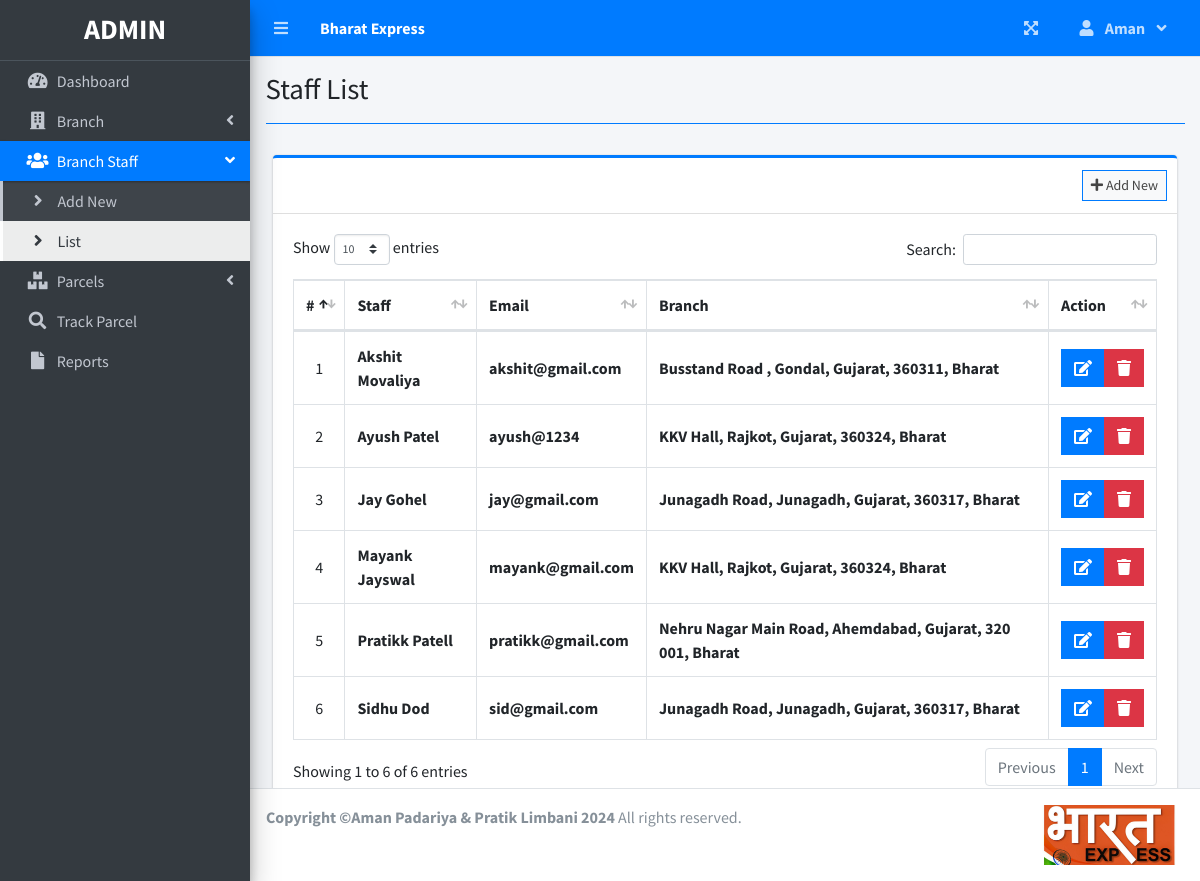
The page /index.php?page=staff_list (signed in) on the database its author committed.
### tables this page shows
CREATE TABLE `users` (
  `id` int(30) NOT NULL,
  `firstname` varchar(200) NOT NULL,
  `lastname` varchar(200) NOT NULL,
  `email` varchar(200) NOT NULL,
  `password` text NOT NULL,
  `type` tinyint(1) NOT NULL DEFAULT 2 COMMENT '1 = admin, 2 = staff',
  `branch_id` int(30) NOT NULL,
  `date_created` datetime NOT NULL DEFAULT current_timestamp()
);

### staff_list.php (the view, shortened to what this page needs)
<?php include'db_connect.php' ?>
<div class="col-lg-12">
	<div class="card card-outline card-primary">
		<div class="card-header">
			<div class="card-tools">
				<a class="btn btn-block btn-sm btn-default btn-flat border-primary " href="./index.php?page=new_staff"><i class="fa fa-plus"></i> Add New</a>
			</div>
		</div>
		<div class="card-body">
			<table class="table tabe-hover table-bordered" id="list">
				<!-- <colgroup>
					<col width="5%">
					<col width="15%">
					<col width="25%">
					<col width="25%">
					<col width="15%">
				</colgroup> -->
				<thead>
					<tr>
						<th class="text-center">#</th>
						<th>Staff</th>
						<th>Email</th>
						<th>Branch</th>
						<th>Action</th>
					</tr>
				</thead>
				<tbody>
					<?php
					$i = 1;
					$qry = $conn->query("SELECT u.*,concat(u.firstname,' ',u.lastname) as name,concat(b.street,', ',b.city,', ',b.state,', ',b.zip_code,', ',b.country) as baddress FROM users u inner join branches b on b.id = u.branch_id where u.type = 2 order by concat(u.firstname,' ',u.lastname) asc ");
					while($row= $qry->fetch_assoc()):
					?>
					<tr>
						<td class="text-center"><?php echo $i++ ?></td>
						<td><b><?php echo ucwords($row['name']) ?></b></td>
						<td><b><?php echo ($row['email']) ?></b></td>
						<td><b><?php echo ucwords($row['baddress']) ?></b></td>
						<td class="text-center">
		                    <div class="btn-group">
		                        <a href="index.php?page=edit_staff&id=<?php echo $row['id'] ?>" class="btn btn-primary btn-flat ">
		                          <i class="fas fa-edit"></i>
		                        </a>
		                        <button type="button" class="btn btn-danger btn-flat delete_staff" data-id="<?php echo $row['id'] ?>">
		                          <i class="fas fa-trash"></i>
		                        </button>
	                      </div>
						</td>
					</tr>
				<?php endwhile; ?>
				</tbody>
			</table>
		</div>
	</div>
</div>

### index.php (shortened to what this page needs)
<!DOCTYPE html>
<html lang="en">
<?php
	include 'header.php'
?>
<body class="hold-transition sidebar-mini layout-fixed layout-navbar-fixed layout-footer-fixed">
<div class="wrapper">
  <?php include 'topbar.php' ?>
  <?php include 'sidebar.php' ?>
  <div class="content-wrapper">
    <div class="content-header">
      <div class="container-fluid">
        <div class="row mb-2">
          <div class="col-sm-6">
            <h1 class="m-0"><?php echo $title ?></h1>
          </div>
        </div>
            <hr class="border-primary">
      </div>
    </div>
    <section class="content">
      <div class="container-fluid">
         <?php
            $page = isset($_GET['page']) ? $_GET['page'] : 'home';
            if(!file_exists($page.".php")){
                include '404.html';
            }else{
            include $page.'.php';
            }
          ?>
      </div>
    </section>
  </div>
  <footer class="main-footer">
    <strong>Copyright &copy;Aman Padariya & Pratik Limbani 2024</strong>
    All rights reserved.
    <div class="float-right d-none d-sm-inline-block">
      <img src="img/logo.jpg" alt="Bharat Express" width="150" height="60">
    </div>
  </footer>
</div>
</body>
</html>

### header.php (shortened to what this page needs)
<head>
  <?php
  $title = isset($_GET['page']) ? ucwords(str_replace("_", ' ', $_GET['page'])) : "Home";
  $title = str_replace("Persons Companies","Persons/Companies",$title);
  ?>
  <link rel="stylesheet" href="assets/plugins/fontawesome-free/css/all.min.css">
  <link rel="stylesheet" href="assets/plugins/overlayScrollbars/css/OverlayScrollbars.min.css">
  <link rel="stylesheet" href="assets/plugins/datatables-bs4/css/dataTables.bootstrap4.min.css">
  <link rel="stylesheet" href="assets/plugins/datatables-responsive/css/responsive.bootstrap4.min.css">
  <link rel="stylesheet" href="assets/plugins/datatables-buttons/css/buttons.bootstrap4.min.css">
  <link rel="stylesheet" href="assets/plugins/select2/css/select2.min.css">
  <link rel="stylesheet" href="assets/plugins/select2-bootstrap4-theme/select2-bootstrap4.min.css">
  <link rel="stylesheet" href="assets/plugins/sweetalert2-theme-bootstrap-4/bootstrap-4.min.css">
  <link rel="stylesheet" href="assets/plugins/toastr/toastr.min.css">
  <link rel="stylesheet" href="assets/plugins/dropzone/min/dropzone.min.css">
  <link rel="stylesheet" href="assets/dist/css/jquery.datetimepicker.min.css">
  <link rel="stylesheet" href="assets/plugins/icheck-bootstrap/icheck-bootstrap.min.css">
  <link rel="stylesheet" href="assets/plugins/bootstrap4-toggle/css/bootstrap4-toggle.min.css">
  <link rel="stylesheet" href="assets/dist/css/adminlte.min.css">
  <link rel="stylesheet" href="assets/dist/css/styles.css">
  <link rel="stylesheet" href="assets/plugins/summernote/summernote-bs4.min.css">
</head>

### topbar.php (shortened to what this page needs)
<nav class="main-header navbar navbar-expand navbar-primary navbar-dark ">
  <ul class="navbar-nav">
    <?php if(isset($_SESSION['login_id'])): ?>
    <li class="nav-item">
      <a class="nav-link" data-widget="pushmenu" href="" role="button"><i class="fas fa-bars"></i></a>
    </li>
  <?php endif; ?>
    <li>
      <a class="nav-link text-white"  href="./" role="button"> <large><b><?php echo $_SESSION['system']['name'] ?></b></large></a>
    </li>
  </ul>
  <ul class="navbar-nav ml-auto">
    <li class="nav-item">
      <a class="nav-link" data-widget="fullscreen" href="#" role="button">
        <i class="fas fa-expand-arrows-alt"></i>
      </a>
    </li>
   <li class="nav-item dropdown">
          <a class="nav-link"  data-toggle="dropdown" aria-expanded="true" href="javascript:void(0)">
            <span>
              <div class="d-felx badge-pill">
                <span class="fa fa-user mr-2"></span>
                <span><b><?php echo ucwords($_SESSION['login_firstname']) ?></b></span>
                <span class="fa fa-angle-down ml-2"></span>
              </div>
            </span>
          </a>
    </li>
  </ul>
</nav>

### sidebar.php (shortened to what this page needs)
<aside class="main-sidebar sidebar-dark-primary elevation-4">
  <div class="dropdown">
 	<a href="./" class="brand-link">
      <?php if($_SESSION['login_type'] == 1): ?>
      <h3 class="text-center p-0 m-0"><b>ADMIN</b></h3>
      <?php else: ?>
      <h3 class="text-center p-0 m-0"><b>STAFF</b></h3>
      <?php endif; ?>
  </a>
  </div>
  <div class="sidebar pb-4 mb-4">
    <nav class="mt-2">
      <ul class="nav nav-pills nav-sidebar flex-column nav-flat" data-widget="treeview" role="menu" data-accordion="false">
        <li class="nav-item dropdown">
          <a href="./" class="nav-link nav-home">
            <i class="nav-icon fas fa-tachometer-alt"></i>
            <p>
              Dashboard
            </p>
          </a>
        </li>
        <?php if($_SESSION['login_type'] == 1): ?>
        <li class="nav-item">
          <a href="#" class="nav-link nav-edit_branch">
            <i class="nav-icon fas fa-building"></i>
            <p>
              Branch
              <i class="right fas fa-angle-left"></i>
            </p>
          </a>
        </li>
        <li class="nav-item">
          <a href="#" class="nav-link nav-edit_staff">
            <i class="nav-icon fas fa-users"></i>
            <p>
              Branch Staff
              <i class="right fas fa-angle-left"></i>
            </p>
          </a>
          <ul class="nav nav-treeview">
            <li class="nav-item">
              <a href="./index.php?page=new_staff" class="nav-link nav-new_staff tree-item">
                <i class="fas fa-angle-right nav-icon"></i>
                <p>Add New</p>
              </a>
            </li>
            <li class="nav-item">
              <a href="./index.php?page=staff_list" class="nav-link nav-staff_list tree-item">
                <i class="fas fa-angle-right nav-icon"></i>
                <p>List</p>
              </a>
            </li>
          </ul>
        </li>
      <?php endif; ?>
        <li class="nav-item">
          <a href="#" class="nav-link nav-edit_parcel">
            <i class="nav-icon fas fa-boxes"></i>
            <p>
              Parcels
              <i class="right fas fa-angle-left"></i>
            </p>
          </a>
        </li>
         <li class="nav-item dropdown">
          <a href="./index.php?page=track" class="nav-link nav-track">
            <i class="nav-icon fas fa-search"></i>
            <p>
              Track Parcel
            </p>
          </a>
        </li>
         <li class="nav-item dropdown">
          <a href="./index.php?page=reports" class="nav-link nav-reports">
            <i class="nav-icon fas fa-file"></i>
            <p>
              Reports
            </p>
          </a>
        </li>
      </ul>
    </nav>
  </div>
</aside>

### staff_list.php (style rules this page uses)
table td { vertical-align: middle !important; }

### rows shown on the page
users: name "Akshit Movaliya", email "akshit@gmail.com", baddress "Busstand Road , Gondal, Gujarat, 360311, Bharat"
users: name "Ayush Patel", email "ayush@1234", baddress "KKV Hall, Rajkot, Gujarat, 360324, Bharat"
users: name "Jay Gohel", email "jay@gmail.com", baddress "Junagadh Road, Junagadh, Gujarat, 360317, Bharat"
users: name "Mayank Jayswal", email "mayank@gmail.com", baddress "KKV Hall, Rajkot, Gujarat, 360324, Bharat"
users: name "Pratikk Patell", email "pratikk@gmail.com", baddress "Nehru Nagar Main Road, Ahemdabad, Gujarat, 320 001, Bharat"
users: name "Sidhu Dod", email "sid@gmail.com", baddress "Junagadh Road, Junagadh, Gujarat, 360317, Bharat"

### other values the page prints
$_SESSION['system']['name'] "Bharat Express"
$_SESSION['login_firstname'] "Aman"
$title "Staff List"
